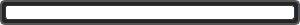
<?xml version="1.0" encoding="UTF-8"?>
<ui version="4.0">
 <class>UIHealthBar</class>
 <widget class="QWidget" name="UIHealthBar">
  <property name="geometry">
   <rect>
    <x>0</x>
    <y>0</y>
    <width>300</width>
    <height>25</height>
   </rect>
  </property>
  <widget class="QFrame" name="healthBarBackground">
   <property name="geometry">
    <rect>
     <x>0</x>
     <y>0</y>
     <width>300</width>
     <height>25</height>
    </rect>
   </property>
   <property name="styleSheet">
    <string notr="true">
                    background-color: #252525;
                    border: 2px solid #555;
                    border-radius: 5px;</string>
   </property>
  </widget>
  <widget class="QProgressBar" name="damageBar">
   <property name="enabled">
    <bool>true</bool>
   </property>
   <property name="geometry">
    <rect>
     <x>5</x>
     <y>5</y>
     <width>290</width>
     <height>15</height>
    </rect>
   </property>
   <property name="styleSheet">
    <string notr="true">
                    QProgressBar {
                        border: 1px solid #2a3a4a;
                        border-radius: 3px;
                        text-align: center;
                    }

                    QProgressBar::chunk {
                        background: qlineargradient(x1:0, y1:0, x2:1, y2:0,
                            stop:0 #ff3a3a, stop:0.5 #bf1a1a, stop:1 #7a0000);
                        border-radius: 2px;
                    }


                </string>
   </property>
   <property name="value">
    <number>85</number>
   </property>
   <property name="textVisible">
    <bool>false</bool>
   </property>
  </widget>
 </widget>
 <resources/>
 <connections/>
</ui>
